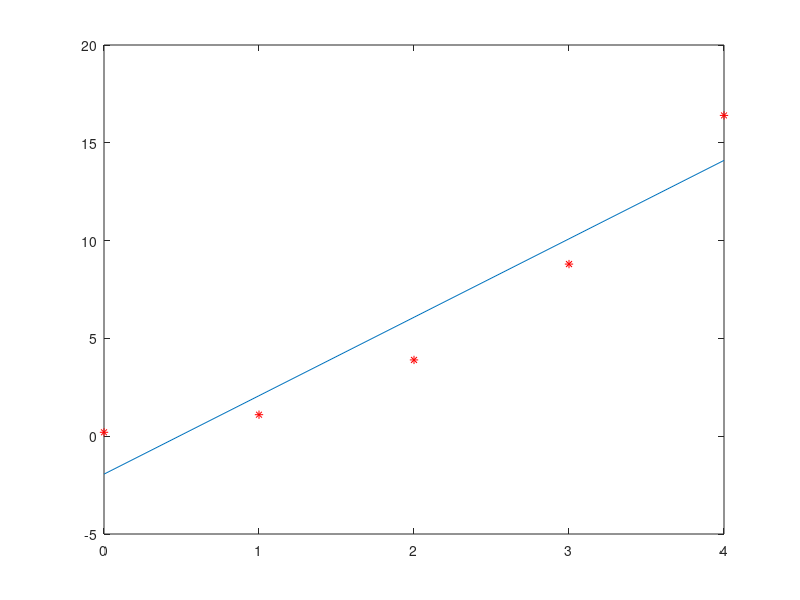

Reproduce this figure in MATLAB.
%name, date
%find line of best fit
clear
clc

%declare variables
x=[0 1 2 3 4];
y=[0.2 1.1 3.9 8.8 16.4];

%use polyfit to find line
LineCoeffs=polyfit(x,y,1);

%find y values using line equation
%yfit=LineCoeffs(1)*x+LineCoeffs(2)

%plot original points and fitted line
%plot(x,y,'r*',x,yfit,'-')

%find y values using polyval
yfit=polyval(LineCoeffs,x);

%plot
plot(x,y,'r*',x,yfit,'-')

%calculate values for any given x_i
x_i=[14 16];
y_i=polyval(LineCoeffs,x_i)

